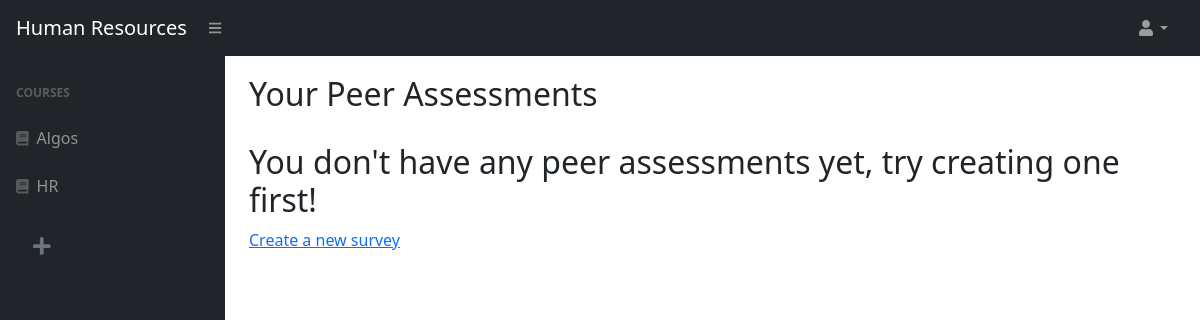
Before: /27/assessments_list/ (signed in) with the older database file.
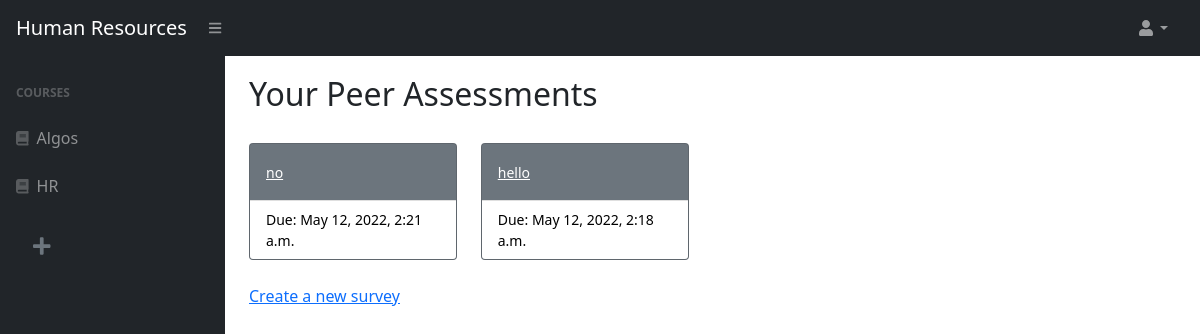
After: the same page with the newer database file.
### courses/models.py (models this page shows)
class Course(models.Model):
	SEMESTERS = (
		('FALL', 'Fall'),
		('SPRING', 'Spring'),
		('SUMMER', 'Summer'),
		('WINTER', 'Winter')
	)
	name = models.CharField(max_length=120, blank=False)
	semester 	= models.CharField(max_length=10, choices=SEMESTERS)
	year 		= models.DecimalField(max_digits=5,decimal_places=0, blank=False)
	code 		= models.CharField(max_length=30, blank=False)
	course_id 	= models.AutoField(primary_key=True)
	professor = models.EmailField(max_length=120)

### assessments/models.py (models this page shows)
class PeerAssessment(models.Model):
    title = models.CharField(max_length=64)
    is_active = models.BooleanField(default=False)
    creator = models.ForeignKey(User, on_delete=models.CASCADE,default=None)
    creation_date = models.DateTimeField(default=timezone.now)
    end_date = models.DateTimeField(default=get_week_ahead)
    course_id = models.IntegerField()
    is_published = models.BooleanField(default=False)

### assessments/views.py (the view)
# urls.py: path('<int:course_pk>/assessments_list/', assessment_views.assessments_list, name='assessments_list'),
@login_required
def assessments_list(request,course_pk):
    peer_assessments = PeerAssessment.objects.filter(course_id=course_pk).order_by("-creation_date").all()
    curr = Course.objects.get(course_id=course_pk)
    data = {
        "course_list": get_user_registrations(request),
        "invitations": get_user_invitations(request),
        "peer_assessments": peer_assessments,
        "current_course_name": curr.name,
        "course_pk": course_pk,
        "user": request.user
    }
    return render(request, "assessments/assessments_list.html", data)

### assessments/views.py (called while the page is built)
def get_user_registrations(request):
    if request.user.is_staff:
        registrations = Course.objects.filter(professor=request.user.email)
    else:
        registrations = Registration.objects.filter(student=request.user.email)
    return registrations

def get_user_invitations(request):
    invitations = []
    if not request.user.is_staff:
        invitations = Invitation.objects.filter(student=request.user.email)
    return invitations

### assessments/templates/assessments/assessments_list.html (shortened to what this page needs)
{% extends "users/home.html" %}
{% load static %}
{% load crispy_forms_tags %}
{% block course_header %}
<div class="col">
    <h1 style="font-size: 1.75rem;" style="align-items:center" class="navbar-brand d-md-inline-block ms-auto"><strong>{{current_course}}</strong></h1>
</div>
<ul class="navbar-nav ms-auto ms-md-0 me-3 me-lg-4">
    <li class="nav-item dropdown">
        <a class="nav-link dropdown-toggle" id="navbarDropdown" href="#" role="button" data-bs-toggle="dropdown" aria-expanded="false"><i class="fas fa-user fa-fw"></i></a>
    </li>
</ul>
{% endblock %}
{% block core_content %}
<div class="container-fluid px-4">
        <div class="ui left aligned basic very padded segment">
            <h2 style="margin-bottom: 30px;" class="ui header">Your Peer Assessments</h2>
                {% if peer_assessments %}
                <div class="row col-md-12">
                    {% for peer_assessment in peer_assessments %}
                    <div class="col-xl-3 col-md-6">
                        <div class="card bg-secondary text-white mb-4">
                            <div class="card-body">
                                {% if user.is_authenticated %}
                                <a class="small text-white stretched-link" style="z-index: 10;" href="{% url 'edit_assessment' peer_assessment.pk course_pk%}">{{peer_assessment.title}}</a>
                                {% endif %}
                            </div>
                            <div style="background-color: white;" class="card-footer d-flex align-items-center justify-content-between small text-black">
                                {% if peer_assessment.is_active %}
                                Due: {{peer_assessment.end_date}}
                                {% else %}
                                Not Active
                                {% endif %}
                            </div>
                        </div>
                    </div>
                    {% endfor %}
                </div>
                {% else %}
                    <h2 class="ui header">
                        <div class="sub header">You don't have any peer assessments yet, try creating one first!</div>
                    </h2>
                {% endif %}
                    <a href="{% url 'create_assessment' course_pk%}">
                        <div class="ui primary button">Create a new survey</div>
                    </a>
        </div>
    </div>
</div>
                    {% endblock %}

### users/templates/users/home.html (shortened to what this page needs)
{% load static %}
{% load crispy_forms_tags %}
<!DOCTYPE html>
<html lang="en">
    <head>
        <link rel="stylesheet"  href="{%  static  'css/styles.css'  %}">
        <link href="https://cdn.jsdelivr.net/npm/simple-datatables@latest/dist/style.css" rel="stylesheet" />
    </head>
    <body class="sb-nav-fixed">
        <nav class="sb-topnav navbar navbar-expand navbar-dark bg-dark">
            <div class="col-2">
                <a class="navbar-brand ps-3" href="/">Human Resources</a>
            </div>
            <div class="col-4">
                <button class="btn btn-link btn-sm order-1 order-lg-0 me-4 me-lg-0" id="sidebarToggle" href="#!"><i class="fas fa-bars"></i></button>
            </div>
            {% block course_header %}{% endblock %}
        </nav>
        <div id="layoutSidenav">
            <div id="layoutSidenav_nav">
                <nav class="sb-sidenav accordion sb-sidenav-dark" id="sidenavAccordion">
                    <div class="sb-sidenav-menu">
                        <div class="nav">
                            <div class="sb-sidenav-menu-heading">Courses</div>
                            {% for course in course_list %}
                            <a class="nav-link" href="{% url 'assessments_list' course.course_id %}">
                                <div class="sb-nav-link-icon"><i class="fas fa-solid fa-book"></i></div>
                                {{ course.name }}
                            </a>
                            {% empty %}
                            <div style="margin-left:5%">No courses for this user</div>
                            {% endfor %}
                            {% if user.is_staff%}
                            <a class = "nav-link" href="{% url 'create_course' %}">
                                <button class="btn btn-transparent btn-lg">
                                    <i style="color:#6c757d" class="fas fa-solid fa-plus"></i>
                                </button>
                            </a>
                            {% endif %}
                        </div>
                    </div>
                </nav>
            </div>
            <div id="layoutSidenav_content">
                <main>
                    {% block core_content %}{% endblock %}
            </div>
    </body>
</html>

Changed rows visible on the page:
added PeerAssessment: title "no", end_date "May 12, 2022, 2:21 a.m."
added PeerAssessment: title "hello", end_date "May 12, 2022, 2:18 a.m."
Other visible differences:
text no longer shown: "You don't have any peer assessments yet, try creating one first!"
